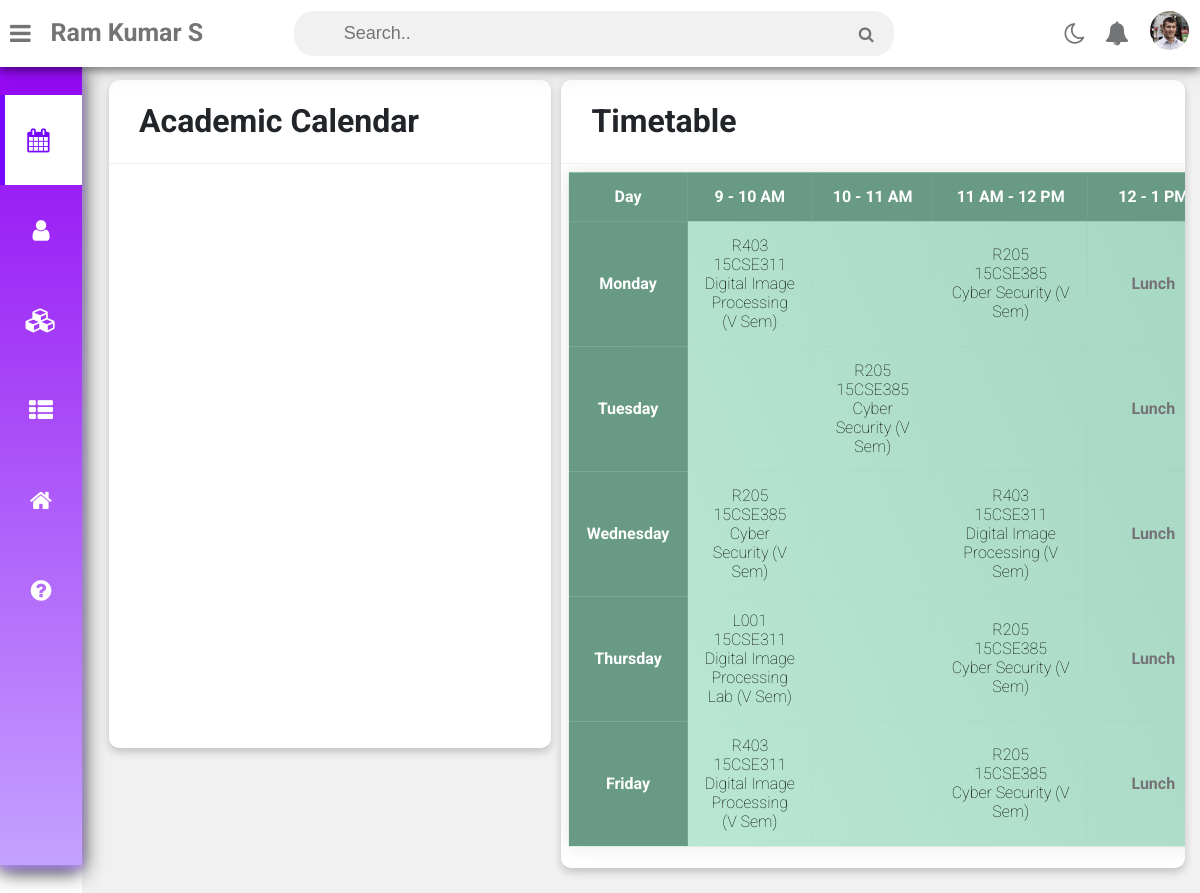
Screenshot of /timetable.php (signed in) with the database file from the repository.
### tables this page shows
CREATE TABLE `faculty` (
  `Fac_ID` varchar(10) NOT NULL,
  `Name` varchar(50) NOT NULL,
  `email_id` varchar(35) NOT NULL,
  `qualification` varchar(20) NOT NULL,
  `position` varchar(20) NOT NULL,
  `interest` varchar(100) NOT NULL,
  `address` varchar(100) NOT NULL,
  `dept` varchar(50) NOT NULL,
  `mobile` varchar(10) NOT NULL,
  `image_path` varchar(1024) DEFAULT 'https://www.pinclipart.com/picdir/middle/128-1286122_business-person-icon-clipart.png',
  `wallet` int(5) DEFAULT NULL
);

CREATE TABLE `timetable` (
  `Fac_ID` varchar(10) NOT NULL,
  `day` varchar(15) NOT NULL,
  `p1room` varchar(20) DEFAULT NULL,
  `p1_cid` varchar(10) DEFAULT NULL,
  `p1_cname` varchar(55) DEFAULT NULL,
  `p2room` varchar(4) DEFAULT NULL,
  `p2_cid` varchar(10) DEFAULT NULL,
  `p2_cname` varchar(55) DEFAULT NULL,
  `p3room` varchar(4) DEFAULT NULL,
  `p3_cid` varchar(10) DEFAULT NULL,
  `p3_cname` varchar(55) DEFAULT NULL,
  `p4room` varchar(4) DEFAULT NULL,
  `p4_cid` varchar(10) DEFAULT NULL,
  `p4_cname` varchar(55) DEFAULT NULL,
  `p5room` varchar(4) DEFAULT NULL,
  `p5_cid` varchar(10) DEFAULT NULL,
  `p5_cname` varchar(55) DEFAULT NULL,
  `day_no` decimal(2,0) DEFAULT NULL,
  `meet_name` varchar(100) DEFAULT NULL,
  `starttime` varchar(10) DEFAULT NULL,
  `endtime` varchar(10) DEFAULT NULL,
  `reason` varchar(200) DEFAULT NULL,
  `meet_link` varchar(1000) DEFAULT NULL,
  `p1_meet_link` varchar(1000) DEFAULT NULL,
  `p2_meet_link` varchar(1000) DEFAULT NULL,
  `p3_meet_link` varchar(1000) DEFAULT NULL,
  `p4_meet_link` varchar(1000) DEFAULT NULL,
  `p5_meet_link` varchar(1000) DEFAULT NULL
);

### timetable.php (the view, shortened to what this page needs)
<?php
  include('db.php');
?>
<!DOCTYPE html>
<html>
<head>
  <link rel="stylesheet" href="https://cdnjs.cloudflare.com/ajax/libs/font-awesome/4.7.0/css/font-awesome.min.css">
	<link rel="stylesheet" type="text/css" href="https://cdnjs.cloudflare.com/ajax/libs/Chart.js/2.9.3/Chart.min.css">
	<link rel="stylesheet" type="text/css" href="timetable.css">
</head>
<body class="overlay-scrollbar">
	<div class="navbar">
		<ul class="navbar-nav">
			<li class="nav-item">
				<a class="nav-link">
					<i class="fa fa-bars" onclick="collapseSidebar()"></i>
				</a>
			</li>
			<li class="nav-item faculty">
				<b><?php
				$username=$_SESSION['userid'];
				$sql = "select * from faculty, login where (login.Fac_ID='$username' || login.mobile='$username') && login.Fac_ID=faculty.Fac_ID ";
				$result=mysqli_query($con,$sql);
		        $row=mysqli_fetch_assoc($result);
				echo $row['Name'];				?></b>
			</li>
		</ul>
		<form class="navbar-search">
			<input type="text" name="Search" class="navbar-search-input" placeholder="Search..">
			<i class="fa fa-search"></i>
		</form>
		<ul class="navbar-nav nav-right">
			<li class="nav-item mode">
				<a class="nav-link" href="#" onclick="switchTheme()">
					<i class="fa fa-moon-o dark"></i>
				</a>
			</li>
			<li class="nav-item">
				<a class="nav-link">
      				<i class="fa fa-bell" aria-hidden="true"></i>
   				 </a>
   			<li>
			<li class="nav-item avt-wrapper">
				<div class="avt dropdown">
          <img src="<?php echo $row['image_path'] ?>" alt="User image" class="dropdown-toggle" data-toggle="user-menu">
				</div>
			</li>
		</ul>
	</div>
	<div class="sidebar">
		<ul class="sidebar-nav">
			<li class="sidebar-nav-item">
				<a href="timetable.php" class="sidebar-nav-link active">
					<div>
						<i class="fa fa-calendar"></i>
					</div>
				</a>
			</li>
			<li class="sidebar-nav-item">
				<a href="profile.php" class="sidebar-nav-link">
					<div>
						<i class="fa fa-user"></i>
					</div>
				</a>
			</li>
			<li  class="sidebar-nav-item">
				<a href="courses_main.php" class="sidebar-nav-link">
					<div>
						<i class="fa fa-cubes"></i>
					</div>
				</a>
			</li>
			<li  class="sidebar-nav-item">
				<a href="index.php" class="sidebar-nav-link">
					<div>
						<i class="fa fa-th-list"></i>
					</div>
				</a>
			</li>
			<li  class="sidebar-nav-item">
				<a href="gatepass_fac.php" class="sidebar-nav-link">
					<div>
						<i class="fa fa-home"></i>
					</div>
				</a>
			</li>
			<li  class="sidebar-nav-item">
				<a href="#" class="sidebar-nav-link">
					<div>
						<i class="fa fa-question-circle"></i>
					</div>
				</a>
			</li>
		</ul>
	</div>
	<div class="wrapper">
	<div class="row">
    <div class="col-5 col-m-12 col-sm-12" >
      <div class="card">
        <div class="card-header">
          <h1>
            Academic Calendar
          </h1>
        </div>
    <iframe src="https://calendar.google.com/calendar/embed?height=600&amp;wkst=1&amp;bgcolor=%23B39DDB&amp;ctz=Asia%2FKolkata&amp;src=b3E0Y25qYXVvcWJnM2NlN3Q5Z3QxZXBlMzhAZ3JvdXAuY2FsZW5kYXIuZ29vZ2xlLmNvbQ&amp;src=ZW4uaW5kaWFuI2hvbGlkYXlAZ3JvdXAudi5jYWxlbmRhci5nb29nbGUuY29t&amp;color=%23E4C441&amp;color=%230B8043&amp;showTitle=0&amp;showPrint=0&amp;showTabs=1&amp;showTz=0&amp;showCalendars=0"
    style="margin-left:1vw;" width="700" height="580" frameborder="0" scrolling="no"></iframe>
  </div>
</div>
			<div class="col-7 col-m-12 col-sm-12" id='timetable'>
				<div class="card">
					<div class="card-header">
						<h1>
							Timetable
						</h1>
 </div>
 <?php
	                              $s="Select * from timetable,login where (login.Fac_ID='$username' || login.mobile='$username') && login.Fac_ID=timetable.Fac_ID ORDER BY day_no ASC ";
		                            $res=mysqli_query($con,$s);
									?>
					<div class="card-content">
						<table>
                <thead>
                  <tr>
                    <th width=1% style='font-weight:bold;'>Day</th>
                    <th width=3%>9 - 10 AM</th>
                    <th width=3%>10 - 11 AM</th>
                    <th width=8%>11 AM - 12 PM</th>
                    <th width=8%>12 - 1 PM</th>
                  </tr>
                </thead>
                <tbody class='timetable'>
                 <?php while($row=mysqli_fetch_assoc($res)):?>
                     <tr>
                       <td style="font-weight:bold;background-color:#689A85;color:#fff"><?php echo $row['day']; ?></td>
                       <td><a href="<?php echo $row['p1_meet_link']?>"><?php echo $row['p1room']; ?><br><?php echo $row['p1_cid']; ?><br><?php echo $row['p1_cname']; ?></a></td>
                       <td><a href="<?php echo $row['p2_meet_link']?>"><?php echo $row['p2room']; ?><br><?php echo $row['p2_cid']; ?><br><?php echo $row['p2_cname']; ?></a></td>
                       <td><a href="<?php echo $row['p3_meet_link']?>"><?php echo $row['p3room']; ?><br><?php echo $row['p3_cid']; ?><br><?php echo $row['p3_cname']; ?></a></td>
                       <td style="font-weight:bold;">Lunch</td>
                       <tr>
                  <?php endwhile;?>
                  </tbody>
                </table>
					</div>
			</div>
		</div>
	</div>
</div>
</body>
</html>

### timetable.css (style rules this page uses)
:root { --primary-color: #4834d4; --success-color: #6ab04c; --warning-color: #f0932b; --danger-color: #eb4d4b; --light-color: #212529; --light-second-color: #727475; --light-background: #ffffff; --light-second-background: #f1f1f1; --dark-color: #909090; --dark-second-color: #f5f6fa; --dark-background: #23242D; --dark-second-background: #181818; }
.light { --main-bg-color: var(--light-background); --second-bg-color: var(--light-second-background); --main-color: var(--light-color); --second-color: var(--light-second-color); }
.dark { --main-bg-color: var(--dark-background); --second-bg-color: var(--dark-second-background); --main-color: var(--dark-color); --second-color: var(--dark-second-color); }
* { box-sizing: border-box; }
body { font-family: 'Roboto', sans-serif; background: var(--main-bg-color); color: var(--main-color); margin: 0; }
.navbar { display: flex; flex-direction: row; background: var(--main-bg-color); color: var(--main-color); position: fixed; top: 0; right: 0; left: 0; z-index: 101; box-shadow: 0 4px 8px 0 rgba(0, 0, 0, 0.4), 0 6px 20px 0 rgba(0, 0, 0, 0.1); }
.navbar-nav { list-style: none; display: flex; flex-direction: row; padding-left: 0; margin-bottom: 0; margin-top: 0; }
.nav-link { float: left; text-align: center; padding: 21px 10px; text-decoration: none; font-size: 17px; color: var(--second-color); position: relative; }
.navbar-nav i { font-size: 1.5rem; }
.nav-right { margin-left: auto; }
.navbar-search { position: relative; margin: auto; width: 50%; }
.navbar-search input { background: var(--second-bg-color); border: none; padding: 12px 50px 12px 50px; width: 100%; outline: none; font-size:18px; color: var(--main-color); border-radius: 20px; }
.navbar-search i { position: absolute; top: 50%; right: 20px; transform: translateY(-50%); color: var(--second-color); cursor: pointer; }
.avt img { width: 39px; height: 39px; border-radius: 50%; }
.avt { padding: 11px }
.dropdown { position: relative; }
.wrapper { padding: 10px; margin-left: 82px; padding-top: 75px; background: var(--second-bg-color); transition: margin-left .5s; }
.sidebar { width: 82px; height: 100vh; position: fixed; margin-top: 65px; background:linear-gradient(180deg, #9307F3 0%, rgba(183, 140, 283, 0.81) 100%); box-shadow: 0 4px 8px 0 rgba(183, 140, 283, 0.9), 0 6px 20px 0 rgba(0, 0, 0, 0.9); overflow: hidden; z-index: 100; transition: width .5s; }
.sidebar-nav { list-style: none; padding: 0; margin-top: 30px; display: flex; flex-direction: column; align-items: center; height: 100vh; }
.sidebar-nav-item { width: 100%; }
.sidebar-nav-link { display: flex; align-items: center; color:white; text-decoration: none; }
.sidebar-nav-link i { font-size: 1.5rem; color: white; position: absolute; left: 50%; top: 50%; transform: translate(-50%, -50%); }
.sidebar-nav-link div { min-width: 82px; height: 90px; position: relative; }
.sidebar-nav-link.active { background:var(--main-bg-color); color:#6A04EC; font-weight:bold; }
.sidebar-nav-link.active div { border-left: 5px solid #7407FC; }
.sidebar-nav-link.active i { color: #7407FC; margin-left: -5px; }
.row { display: flex; flex-wrap: wrap; flex-direction: row; margin-left:1vw; }
.row:after, .row:before { box-sizing: border-box; }
[class*="col-"] { padding: 5px; }
@media only screen and (min-width: 600px) { .col-sm-12 { width: 100%; } }
@media only screen and (min-width: 768px) { .col-m-12 { width: 100%; } }
@media only screen and (min-width: 992px) { .col-5 { width: 41.66%; } }
@media only screen and (min-width: 992px) { .col-7 { width: 58.33%; } }
.card { background: var(--main-bg-color); color: var(--main-color); border-radius: 10px; margin-bottom: 10px; box-shadow: 0 4px 8px 0 rgba(0,0,0,0.2); }
.card-header { padding: 1px 30px; border-bottom: 1px solid var(--second-bg-color); position: relative; }
.card-content { padding: 15px; overflow-x: auto; }
.faculty { padding: 18px 10px; font-size: 25px; font-weight: 500; color: var(--second-color); }
a { text-decoration: none; }
tbody a { text-decoration: none; color:black; }
table { width: 1020px; border-collapse: collapse; overflow: hidden; box-shadow: 0 0 20px rgba(0, 0, 0, 0.1); background: linear-gradient(66deg, #ABE3CB, #83C3A8); font-weight: 100; transform: translate(-1%, -1%); font-size:1em; margin-left:0.2vw; }
th, td { padding: 15px; background-color: rgba(255, 255, 255, 0.2); }
th { text-align: center; color:#fff; }
thead th { background-color: #689A85; }
tbody td { position: relative; text-align: center; color:#757377; }

### rows the page displays
timetable: day "Monday", p1room "R403", p1_cid "15CSE311", p1_cname "Digital Image Processing (V Sem)", p3room "R205", p3_cid "15CSE385", p3_cname "Cyber Security (V Sem)"
timetable: day "Tuesday", p2room "R205", p2_cid "15CSE385", p2_cname "Cyber Security (V Sem)"
timetable: day "Wednesday", p1room "R205", p1_cid "15CSE385", p1_cname "Cyber Security (V Sem)", p3room "R403", p3_cid "15CSE311", p3_cname "Digital Image Processing (V Sem)"
timetable: day "Thursday", p1room "L001", p1_cid "15CSE311", p1_cname "Digital Image Processing Lab (V Sem)", p3room "R205", p3_cid "15CSE385", p3_cname "Cyber Security (V Sem)"
timetable: day "Friday", p1room "R403", p1_cid "15CSE311", p1_cname "Digital Image Processing (V Sem)", p3room "R205", p3_cid "15CSE385", p3_cname "Cyber Security (V Sem)"

### other values shown
$row['Name'] "Ram Kumar S"
